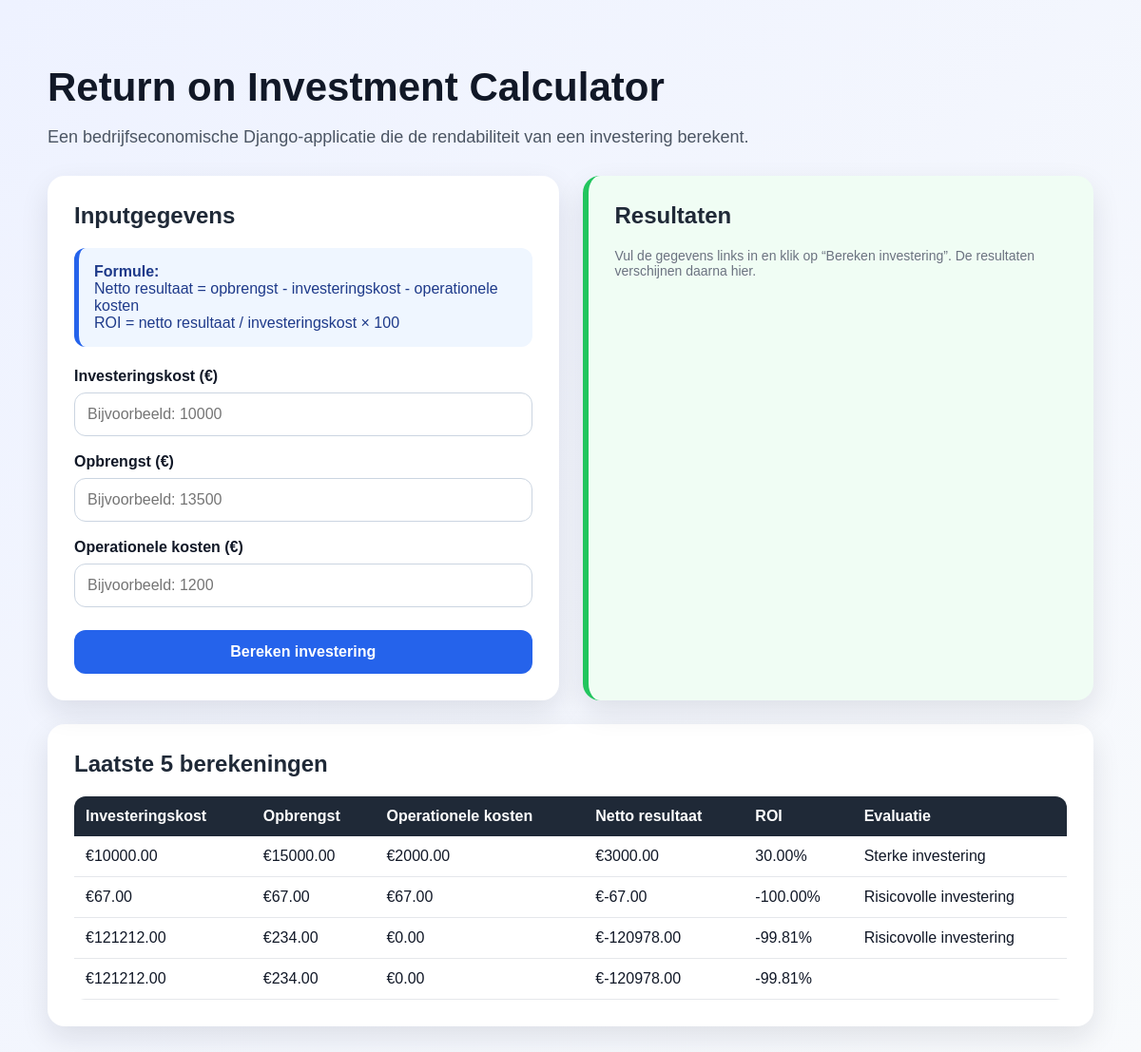
The page / on the database its author committed.
### scientific_app/models.py (models this page shows, shortened)
class ROICalculation(models.Model):
    investment_cost = models.DecimalField(max_digits=10, decimal_places=2)
    revenue = models.DecimalField(max_digits=10, decimal_places=2)
    operating_costs = models.DecimalField(max_digits=10, decimal_places=2, default=0)
    net_result = models.DecimalField(max_digits=10, decimal_places=2)
    roi_percentage = models.DecimalField(max_digits=7, decimal_places=2)
    profit_margin = models.DecimalField(max_digits=7, decimal_places=2, default=0)
    evaluation = models.CharField(max_length=100, default="")
    created_at = models.DateTimeField(auto_now_add=True)

### scientific_app/views.py (the view, shortened to what this page needs)
# urls.py: path("", views.index, name="index"),
def index(request):
    result = None
    error = None
    recent_calculations = ROICalculation.objects.order_by("-created_at")[:5]
    return render(request, "scientific_app/index.html", {
        "result": result,
        "error": error,
        "recent_calculations": recent_calculations,
    })

### scientific_app/templates/scientific_app/index.html (shortened to what this page needs)
<!DOCTYPE html>
<html lang="nl">
<head>
</head>
<body>
<div class="page">
    <div class="header">
        <h1>Return on Investment Calculator</h1>
        <p>
            Een bedrijfseconomische Django-applicatie die de rendabiliteit van een investering berekent.
        </p>
    </div>
    <div class="grid">
        <div class="card">
            <h2>Inputgegevens</h2>
            <div class="formula">
                <strong>Formule:</strong><br>
                Netto resultaat = opbrengst - investeringskost - operationele kosten<br>
                ROI = netto resultaat / investeringskost × 100
            </div>
            <form method="post">
                <label for="investment_cost">Investeringskost (€)</label>
                <input
                    type="number"
                    step="0.01"
                    id="investment_cost"
                    name="investment_cost"
                    placeholder="Bijvoorbeeld: 10000"
                    required
                >
                <label for="revenue">Opbrengst (€)</label>
                <input
                    type="number"
                    step="0.01"
                    id="revenue"
                    name="revenue"
                    placeholder="Bijvoorbeeld: 13500"
                    required
                >
                <label for="operating_costs">Operationele kosten (€)</label>
                <input
                    type="number"
                    step="0.01"
                    id="operating_costs"
                    name="operating_costs"
                    placeholder="Bijvoorbeeld: 1200"
                    required
                >
                <button type="submit">Bereken investering</button>
            </form>
        </div>
        <div class="card result-card">
            <h2>Resultaten</h2>
            {% if result %}
                <div class="result-grid">
                    <div class="metric">
                        <span>Investeringskost</span>
                        <strong>€{{ result.investment_cost }}</strong>
                    </div>
                    <div class="metric">
                        <span>Opbrengst</span>
                        <strong>€{{ result.revenue }}</strong>
                    </div>
                    <div class="metric">
                        <span>Operationele kosten</span>
                        <strong>€{{ result.operating_costs }}</strong>
                    </div>
                    <div class="metric">
                        <span>Totale kosten</span>
                        <strong>€{{ result.total_costs }}</strong>
                    </div>
                    <div class="metric">
                        <span>Netto resultaat</span>
                        {% if result.net_result >= 0 %}
                            <strong class="positive">€{{ result.net_result }}</strong>
                        {% else %}
                            <strong class="negative">€{{ result.net_result }}</strong>
                        {% endif %}
                    </div>
                    <div class="metric">
                        <span>ROI-percentage</span>
                        {% if result.roi_percentage >= 0 %}
                            <strong class="positive">{{ result.roi_percentage }}%</strong>
                        {% else %}
                            <strong class="negative">{{ result.roi_percentage }}%</strong>
                        {% endif %}
                    </div>
                    <div class="metric">
                        <span>Winstmarge</span>
                        <strong>{{ result.profit_margin }}%</strong>
                    </div>
                    <div class="metric">
                        <span>Break-even status</span>
                        <strong>{{ result.break_even_status }}</strong>
                    </div>
                </div>
                <div class="evaluation">
                    <strong>Advies:</strong> {{ result.evaluation }}
                </div>
            {% else %}
                <p class="small-text">
                    Vul de gegevens links in en klik op “Bereken investering”.
                    De resultaten verschijnen daarna hier.
                </p>
            {% endif %}
        </div>
    </div>
    <div class="card history">
        <h2>Laatste 5 berekeningen</h2>
        {% if recent_calculations %}
            <table>
                <thead>
                    <tr>
                        <th>Investeringskost</th>
                        <th>Opbrengst</th>
                        <th>Operationele kosten</th>
                        <th>Netto resultaat</th>
                        <th>ROI</th>
                        <th>Evaluatie</th>
                    </tr>
                </thead>
                <tbody>
                    {% for calculation in recent_calculations %}
                        <tr>
                            <td>€{{ calculation.investment_cost }}</td>
                            <td>€{{ calculation.revenue }}</td>
                            <td>€{{ calculation.operating_costs }}</td>
                            <td>€{{ calculation.net_result }}</td>
                            <td>{{ calculation.roi_percentage }}%</td>
                            <td>{{ calculation.evaluation }}</td>
                        </tr>
                    {% endfor %}
                </tbody>
            </table>
        {% else %}
            <p class="small-text">Er zijn nog geen berekeningen opgeslagen.</p>
        {% endif %}
    </div>
</div>
</body>
</html>

### scientific_app/templates/scientific_app/index.html (style rules this page uses)
* { box-sizing: border-box; }
body { font-family: Arial, Helvetica, sans-serif; background: linear-gradient(135deg, #eef2ff, #f8fafc); margin: 0; padding: 40px; color: #111827; }
.page { max-width: 1100px; margin: auto; }
.header { margin-bottom: 30px; }
.header h1 { font-size: 42px; margin-bottom: 10px; color: #111827; }
.header p { font-size: 18px; color: #4b5563; }
.grid { display: grid; grid-template-columns: 1fr 1fr; gap: 25px; }
.card { background-color: white; border-radius: 18px; padding: 28px; box-shadow: 0 12px 30px rgba(15, 23, 42, 0.10); }
.card h2 { margin-top: 0; color: #1f2937; }
.formula { background-color: #eff6ff; border-left: 5px solid #2563eb; padding: 16px; border-radius: 12px; margin-bottom: 22px; color: #1e3a8a; }
label { display: block; margin-top: 18px; margin-bottom: 8px; font-weight: bold; }
input { width: 100%; padding: 13px; border: 1px solid #cbd5e1; border-radius: 12px; font-size: 16px; }
button { margin-top: 24px; width: 100%; padding: 14px; background-color: #2563eb; color: white; border: none; border-radius: 12px; font-size: 16px; font-weight: bold; cursor: pointer; }
.result-card { background-color: #f0fdf4; border-left: 6px solid #22c55e; }
.history { margin-top: 25px; }
table { width: 100%; border-collapse: collapse; margin-top: 15px; overflow: hidden; border-radius: 12px; }
th { background-color: #1f2937; color: white; text-align: left; padding: 12px; }
td { background-color: white; border-bottom: 1px solid #e5e7eb; padding: 12px; }
.small-text { color: #6b7280; font-size: 14px; }

### rows shown on the page
ROICalculation: investment_cost "10000.00", revenue "15000.00", operating_costs "2000.00", net_result "3000.00", roi_percentage "30.00", evaluation "Sterke investering"
ROICalculation: investment_cost "67.00", revenue "67.00", operating_costs "67.00", net_result "-67.00", roi_percentage "-100.00", evaluation "Risicovolle investering"
ROICalculation: investment_cost "121212.00", revenue "234.00", operating_costs "0.00", net_result "-120978.00", roi_percentage "-99.81", evaluation "Risicovolle investering"
ROICalculation: investment_cost "121212.00", revenue "234.00", operating_costs "0.00", net_result "-120978.00", roi_percentage "-99.81"
